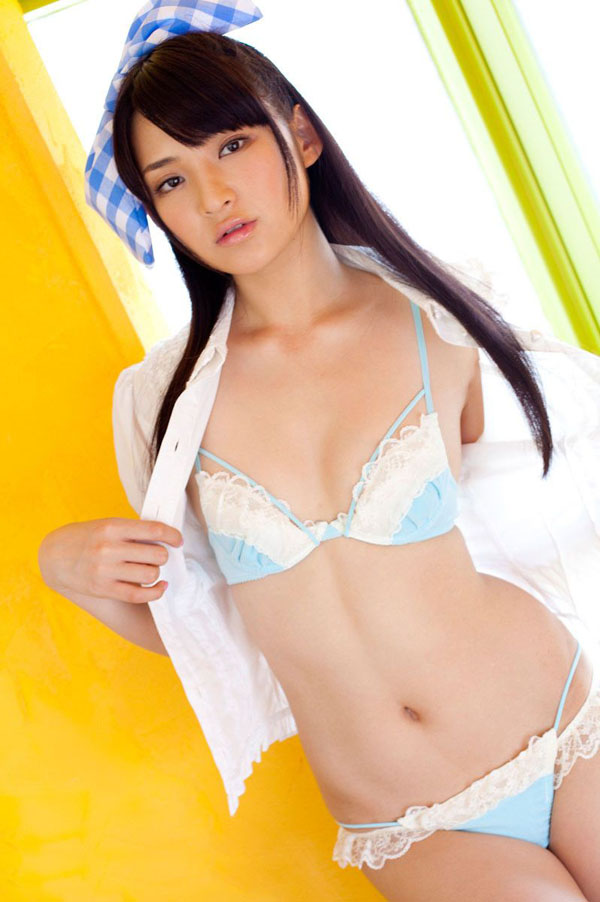
#> input picture SkinDetection/SkinTrain1.jpg, 600 x 902 px, found by its file name
$ python example3_1.py
#> lines starting #> are read from the running program, lines starting #| are printed output that depends on the picture
import numpy as np
import cv2
from matplotlib import pyplot as plt

im = cv2.imread("D:/MachineVision/SkinDetection/SkinTrain1.jpg")
#> im is the input picture: shape (902, 600, 3); mean B, G, R 141, 192.4, 221.7
mask = cv2.imread("D:/MachineVision/SkinDetection/SkinTrain1_mask.jpg",0)
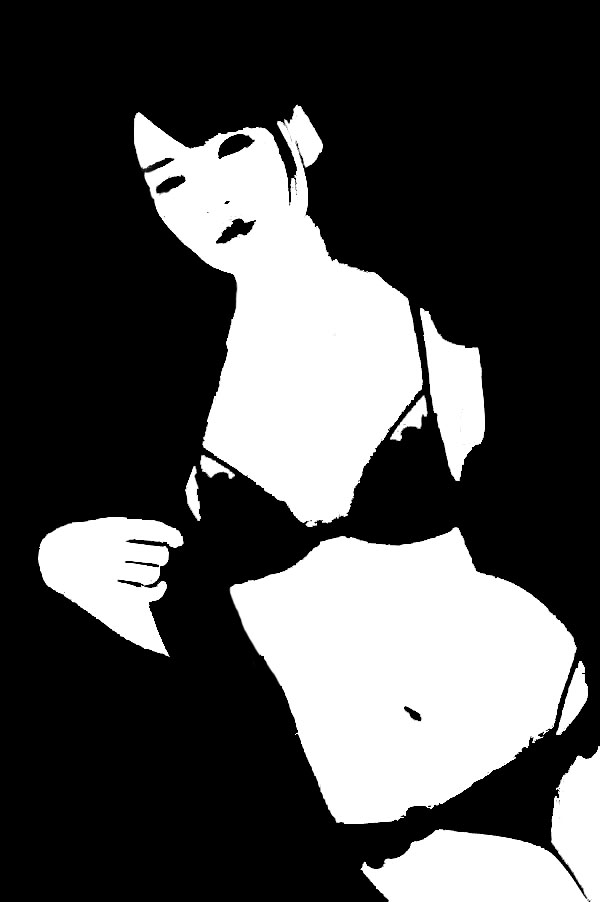
#> input picture SkinDetection/SkinTrain1_mask.jpg, 600 x 902 px, found by its file name
#> mask is the input picture: shape (902, 600); min 0, max 255, mean 77.4

im_hsv = cv2.cvtColor(im,cv2.COLOR_BGR2HSV)
#> im_hsv: shape (902, 600, 3); mean H, S, V 34.5, 99.9, 224.6
h = im_hsv[:,:,0]
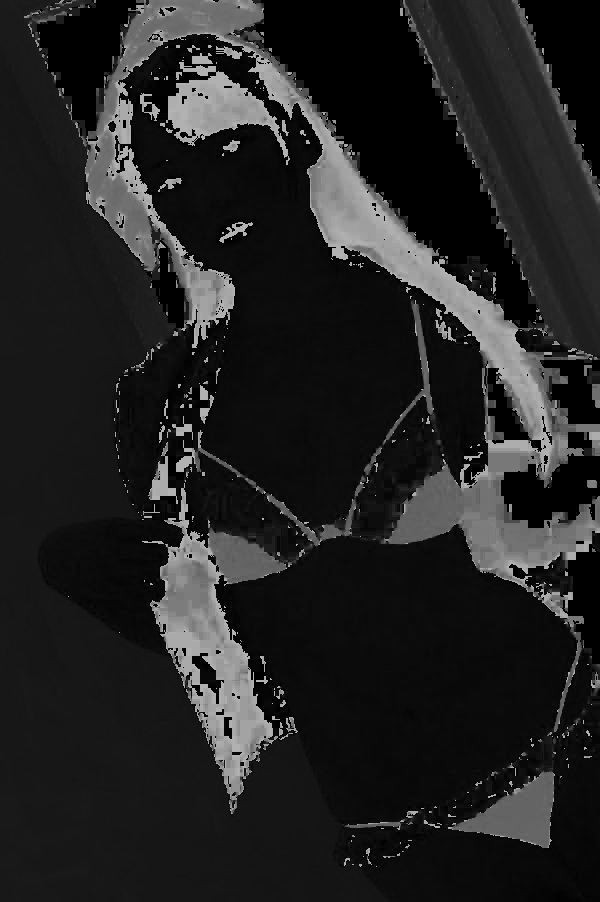
#> h: shape (902, 600); min 0, max 179, mean 34.5
s = im_hsv[:,:,1]
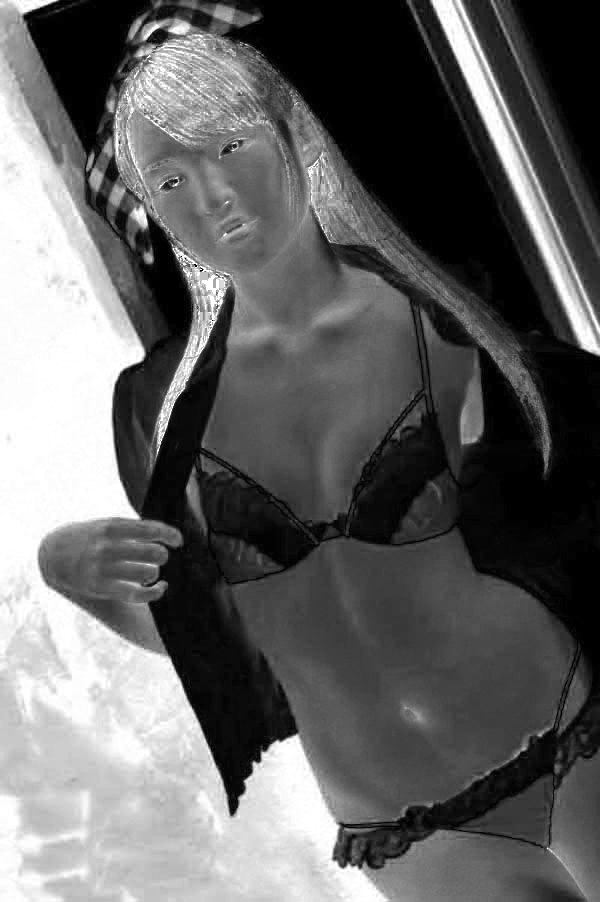
#> s: shape (902, 600); min 0, max 255, mean 99.9

h_skin = [val for (i,val) in enumerate(h.reshape(1,-1)[0]) if mask.reshape(1,-1)[0][i] >= 128]
#> h_skin = 164452 items
s_skin = [val for (i,val) in enumerate(s.reshape(1,-1)[0]) if mask.reshape(1,-1)[0][i] >= 128]
#> s_skin = 164452 items
h_nonskin = [val for (i,val) in enumerate(h.reshape(1,-1)[0]) if mask.reshape(1,-1)[0][i] < 128]
#> h_nonskin = 376748 items
s_nonskin = [val for (i,val) in enumerate(s.reshape(1,-1)[0]) if mask.reshape(1,-1)[0][i] < 128]
#> s_nonskin = 376748 items

cv2.imshow('image',im)
cv2.imshow('mask',mask)
cv2.imshow('hue',h)
cv2.imshow('saturation',s)

plt.plot(h_nonskin,s_nonskin,'b.')
plt.plot(h_skin,s_skin,'r.')
plt.show()
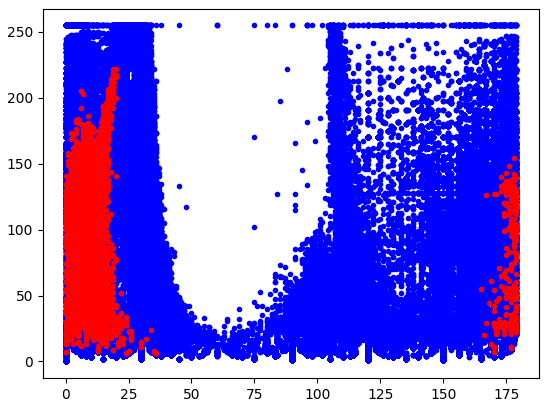
#> figure drawn by matplotlib, 1 panel

cv2.waitKey(0)
cv2.destroyAllWindows()
